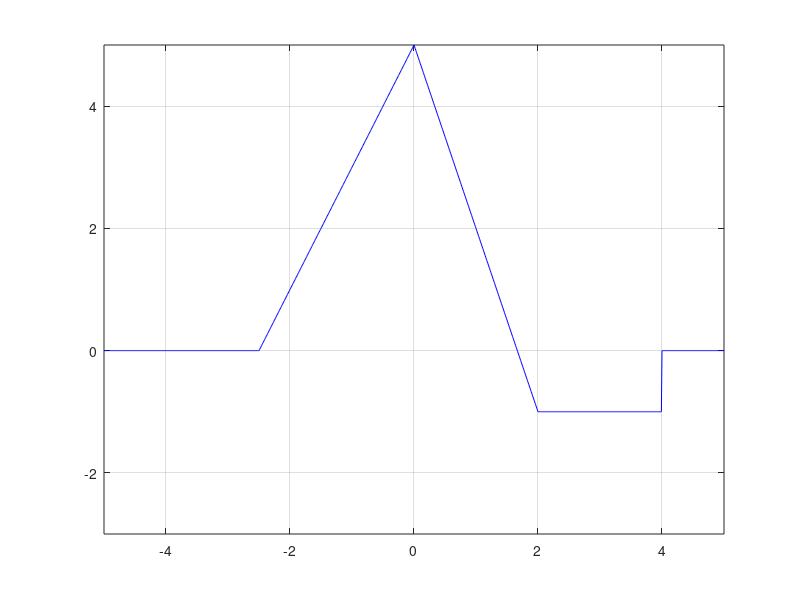
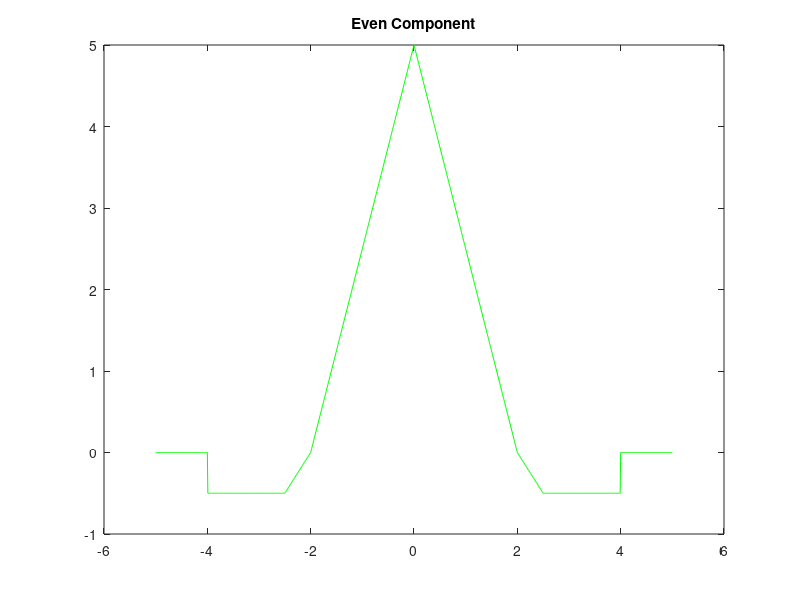
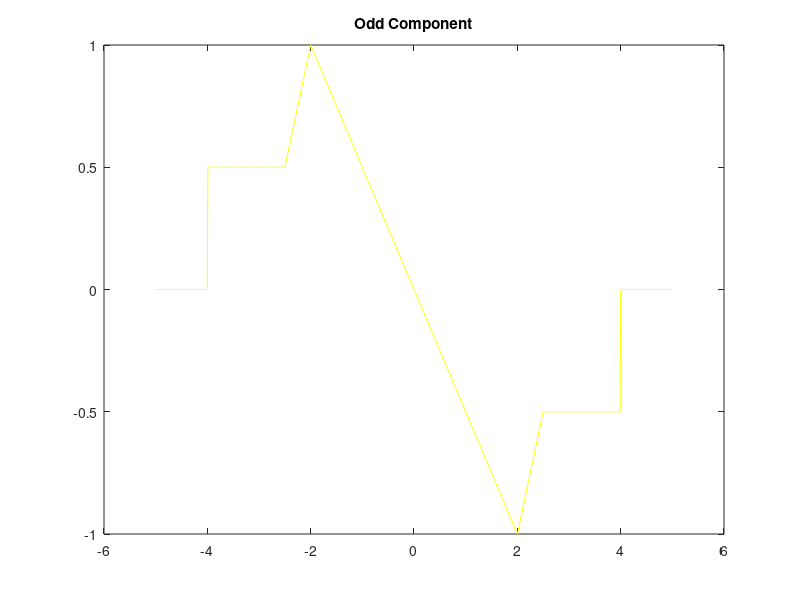

Write MATLAB code to recreate these figures, in order.
#find even and odd components of given function

t=-5:0.01:5;

function y = ramp(t,m,ad);
N=length(t);
y=zeros(1,N);
for i = 1:N,
if t(i) >= -ad,
y(i) = m*(t(i)+ad);
endif
endfor
endfunction

function y = ustep(t,ad);
N=length(t);
y=zeros(1,N);
for i = 1:N,
if t(i)>= -ad,
y(i) = 1;
endif
endfor
endfunction

y1=ramp(t,2,2.5);
y2=ramp(t,-5,0);
y3=ramp(t,3,-2);
y4=ustep(t,-4);
y=y1+y2+y3+y4;
figure(1);
plot(t,y,'b');  
axis([-5 5 -3 5]);
grid;

function [ye,yo] = oddeven(t,y)
z=fliplr(y);
ye = (y+z)/2;
yo = (y-z)/2;
endfunction;

[ye,yo] = oddeven(t,y);

figure(2);
plot(t,ye,'g');
title("Even Component");

figure(3);
plot(t,yo,'y');
title("Odd Component");

